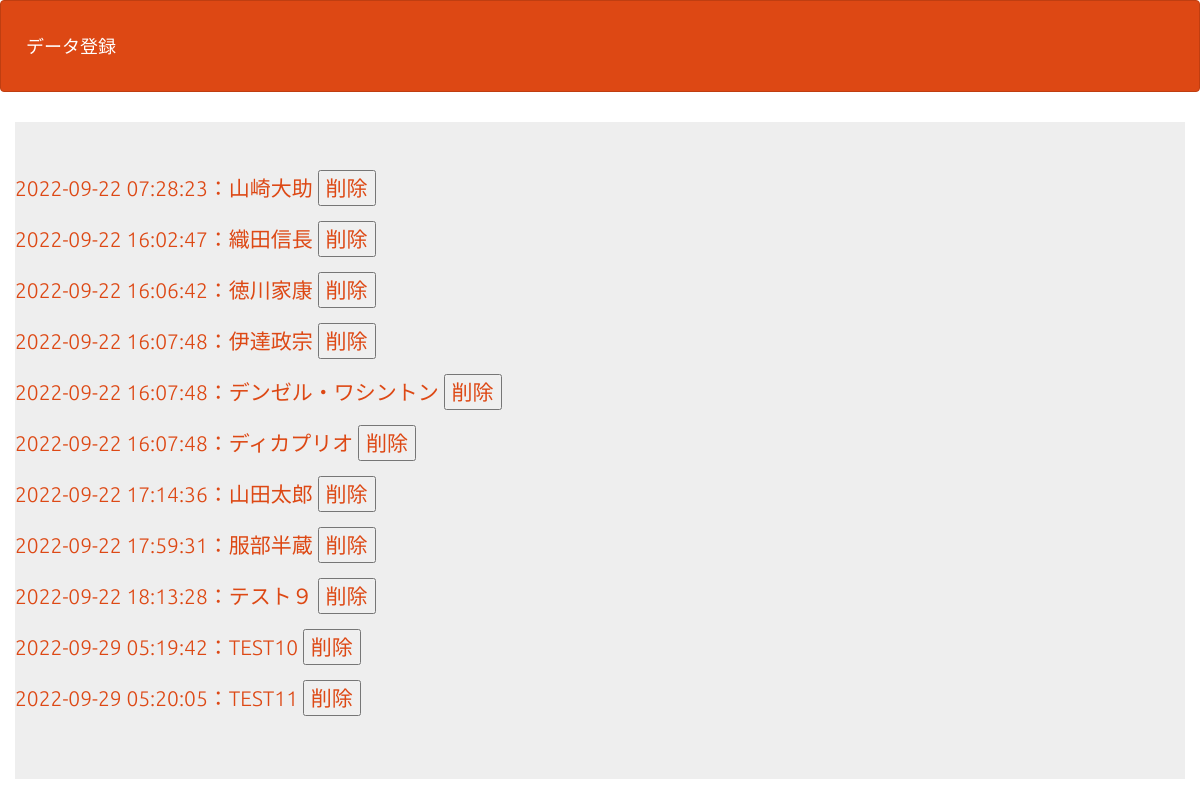
The page /select.php on the database its author committed.
### tables this page shows
CREATE TABLE `gs_an_table` (
  `id` int(12) NOT NULL,
  `name` varchar(64) NOT NULL,
  `age` int(3) NOT NULL,
  `email` varchar(256) NOT NULL,
  `content` text,
  `indate` datetime NOT NULL
);

### select.php (the view, shortened to what this page needs)
<?php
$pdo = db_conn();
$stmt = $pdo->prepare('SELECT * FROM gs_an_table');
$status = $stmt->execute();
$view = '';
if ($status === false) {
    $error = $stmt->errorInfo();
    exit('SQLError:' . print_r($error, true));
} else {
    while ($result = $stmt->fetch(PDO::FETCH_ASSOC)) {
        $view .= '<p>';
        $view .= '<a href="detail.php?id='.$result['id'].'">';
        $view .= $result['indate'] . '：' . $result['name'].' ';
        $view .= '</a>';
        $view .= '<a href="delete.php?id='.$result['id'].'">';
        $view .= '<button>削除';
        $view .= '</button>';
        $view .= '</a>';
        $view .= '</p>';
    }
}
?>
<!DOCTYPE html>
<html lang="ja">
<head>
    <link rel="stylesheet" href="css/range.css">
    <link href="css/bootstrap.min.css" rel="stylesheet">
</head>
<body id="main">
    <header>
        <nav class="navbar navbar-default">
            <div class="container-fluid">
                <div class="navbar-header">
                    <a class="navbar-brand" href="index.php">データ登録</a>
                </div>
            </div>
        </nav>
    </header>
    <div>
        <div class="container jumbotron">
            <?= $view ?>
        </div>
    </div>
</body>
</html>

### select.php (style rules this page uses)
div { padding: 10px; font-size: 16px; }

### rows shown on the page
gs_an_table: value "2022-09-22 07:28:23：山崎大助"
gs_an_table: value "2022-09-22 16:02:47：織田信長"
gs_an_table: value "2022-09-22 16:06:42：徳川家康"
gs_an_table: value "2022-09-22 16:07:48：伊達政宗"
gs_an_table: value "2022-09-22 16:07:48：デンゼル・ワシントン"
gs_an_table: value "2022-09-22 16:07:48：ディカプリオ"
gs_an_table: value "2022-09-22 17:14:36：山田太郎"
gs_an_table: value "2022-09-22 17:59:31：服部半蔵"
gs_an_table: value "2022-09-22 18:13:28：テスト９"
gs_an_table: value "2022-09-29 05:19:42：TEST10"
gs_an_table: value "2022-09-29 05:20:05：TEST11"
